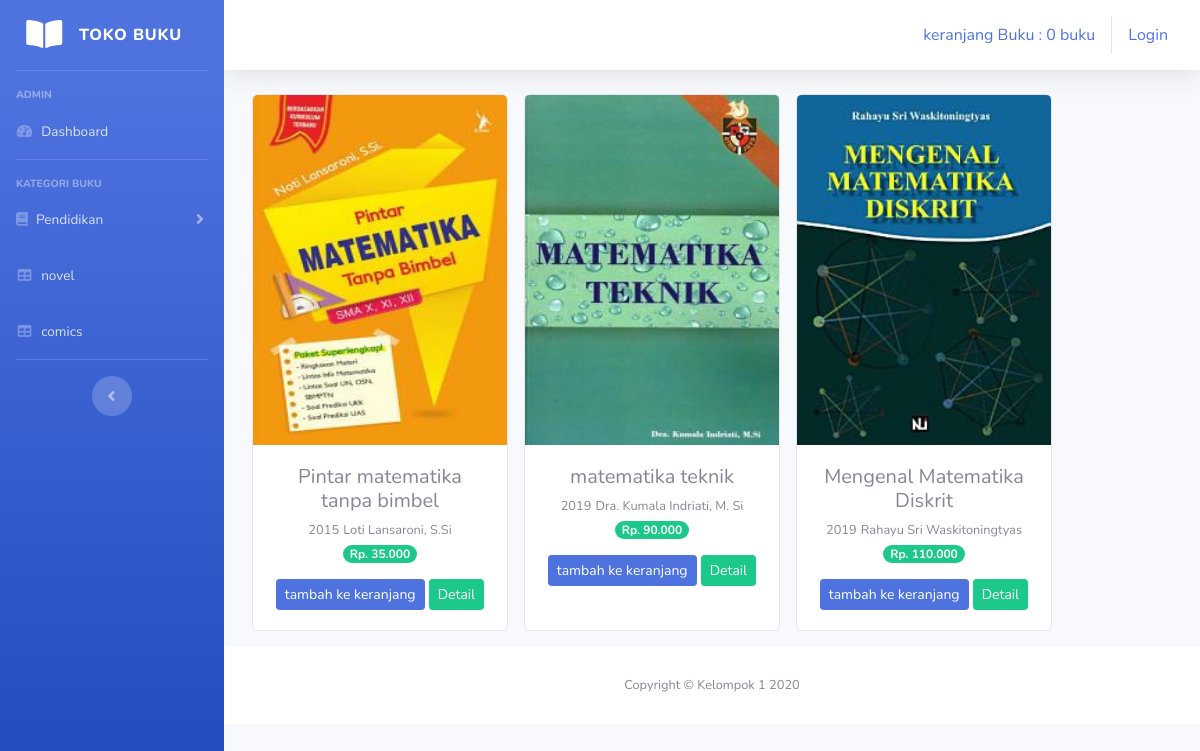
/index.php/kategori/matematika, run on the app's committed database.
### tables this page shows
CREATE TABLE `tbl_buku` (
  `kd_buku` varchar(20) NOT NULL,
  `judul_buku` varchar(250) NOT NULL,
  `kategori` varchar(30) NOT NULL,
  `pengarang` varchar(150) NOT NULL,
  `penerbit` varchar(250) NOT NULL,
  `tahun` year(4) NOT NULL,
  `isbn` varchar(25) NOT NULL,
  `gambar` varchar(100) NOT NULL,
  `harga` int(7) NOT NULL,
  `stok` int(5) NOT NULL
);

### application/controllers/kategori.php (called while the page is built, shortened)
<?php
class kategori extends CI_Controller{
	public function matematika()
	{
		$data['title'] = 'Kategori';
		$data['matematika'] = $this->model_kategori->data_matematika()->result();
		$this->load->view('template/header', $data);
		$this->load->view('template/sidebar');
		if($data['user'] = $this->db->get_where('tbl_user',['email'=>$this->session->userdata('email')])->row_array()) $this->load->view('template/topbar', $data);
		else{
			$this->load->view('template/topbar1');
		}
		$this->load->view('kategori/matematika', $data);
		$this->load->view('template/footer');
	}
}

### index.php (called while the page is built, shortened)
<?php
require_once BASEPATH.'core/CodeIgniter.php';

### application/models/model_kategori.php (called while the page is built, shortened)
<?php
class Model_kategori extends CI_Model{
	public function data_matematika() {
		return $this->db->get_where("tbl_buku", array('kategori' => 'matematika'));
	}
 }

### application/views/kategori/matematika.php (the view)
<div class="container-fluid">
	<div class="row text-center">
		<?php foreach ($matematika as $bk) : ?>
			<div class="card ml-3 mb-3" style="width: 16rem;">
			  <img src="<?php echo base_url().'/assets/data_buku/'.$bk->gambar ?>" class="card-img-top" height="350px">
			  <div class="card-body">
			    <h5 class="card-title mb-1"><?php echo $bk->judul_buku ?></h5>
			    <small><?php echo $bk->tahun ?></small>
			    <small><?php echo $bk->pengarang ?></small> <br>
			    <span class="badge badge-pill badge-success mb-3">Rp.  <?php echo number_format($bk->harga, 0,',','.') ?></span><br>
			    <?php echo anchor('dashboard/tambah_ke_keranjang/'. $bk->kd_buku, '<div class="btn btn-sm btn-primary">tambah ke keranjang</div>'); ?>
			     <?php echo anchor('dashboard/detail/'. $bk->kd_buku, '<div class="btn btn-sm btn-success">Detail</div>'); ?>
			  </div>
			</div>
		<?php endforeach; ?>
	</div>
</div>

### application/views/template/header.php (shortened to what this page needs)
<!DOCTYPE html>
<html lang="en">
<head>
  <link href="<?= base_url('assets/');?>vendor/fontawesome-free/css/all.min.css" rel="stylesheet" type="text/css">
  <link href="<?= base_url('assets/');?>css/sb-admin-2.min.css" rel="stylesheet">
</head>
<body id="page-top">
  <div id="wrapper">

### application/views/template/sidebar.php (shortened to what this page needs)
<ul class="navbar-nav bg-gradient-primary sidebar sidebar-dark accordion" id="accordionSidebar">
  <a class="sidebar-brand d-flex align-items-center justify-content-center" href="index.html">
    <div class="sidebar-brand-icon">
      <i class="fas fa-book-open"></i>
    </div>
    <div class="sidebar-brand-text mx-3">Toko Buku</div>
  </a>
  <hr class="sidebar-divider ">
  <div class="sidebar-heading">
    Admin
  </div>
  <li class="nav-item">
    <a class="nav-link" href="<?= base_url('welcome') ?>">
      <i class="fas fa-fw fa-tachometer-alt"></i>
      <span>Dashboard</span></a>
  </li>
  <hr class="sidebar-divider">
  <div class="sidebar-heading">
    Kategori Buku
  </div>
  <li class="nav-item">
    <a class="nav-link collapsed" href="#" data-toggle="collapse" data-target="#collapseTwo" aria-expanded="true" aria-controls="collapseTwo">
      <i class="fas fa-book"></i>
      <span>Pendidikan</span>
    </a>
  </li>
  <li class="nav-item">
    <a class="nav-link" href="<?php echo base_url('kategori/novel') ?>">
      <i class="fas fa-fw fa-table"></i>
      <span>novel</span></a>
  </li>
  <li class="nav-item">
    <a class="nav-link" href="<?php echo base_url('kategori/komik') ?>">
      <i class="fas fa-fw fa-table"></i>
      <span>comics</span></a>
  </li>
  <hr class="sidebar-divider d-none d-md-block">
  <div class="text-center d-none d-md-inline">
    <button class="rounded-circle border-0" id="sidebarToggle"></button>
  </div>
</ul>

### application/views/template/topbar1.php (shortened to what this page needs)
<div id="content-wrapper" class="d-flex flex-column">
  <div id="content">
    <nav class="navbar navbar-expand navbar-light bg-white topbar mb-4 static-top shadow">
       <ul class="navbar-nav ml-auto">
         <div class="navbar">
          <ul class= "nav navbar-nav navbar-right">
            <li>
              <?php
              $keranjang = 'keranjang Buku : '.$this->cart->total_items().  ' buku'
              ?>
              <?php echo anchor('dashboard/detail_keranjang', $keranjang) ?>
            </li>
          </ul>
         <ul class="na navbar-nav navbar-right">
            <li><?php echo anchor('auth', 'Login'); ?></li>
          </div>
      </ul>
    </nav>

### application/views/template/footer.php (shortened to what this page needs)
      <footer class="sticky-footer bg-white">
        <div class="container my-auto">
          <div class="copyright text-center my-auto">
            <span>Copyright &copy; Kelompok 1 2020</span>
          </div>
        </div>
      </footer>
    </div>
  </div>
</body>
</html>

### data on the page
tbl_buku: gambar (picture), judul_buku "Pintar matematika tanpa bimbel", tahun "2015", pengarang "Loti Lansaroni, S.Si", harga "35.000", kd_buku "tambah ke keranjang", kd_buku "Detail"
tbl_buku: gambar (picture), judul_buku "matematika teknik", tahun "2019", pengarang "Dra. Kumala Indriati, M. Si", harga "90.000", kd_buku "tambah ke keranjang", kd_buku "Detail"
tbl_buku: gambar (picture), judul_buku "Mengenal Matematika Diskrit", tahun "2019", pengarang "Rahayu Sri Waskitoningtyas", harga "110.000", kd_buku "tambah ke keranjang", kd_buku "Detail"

### other printed values
anchor('dashboard/detail_keranjang', $keranjang) "keranjang Buku : 0 buku"
anchor('auth', 'Login') "Login"
